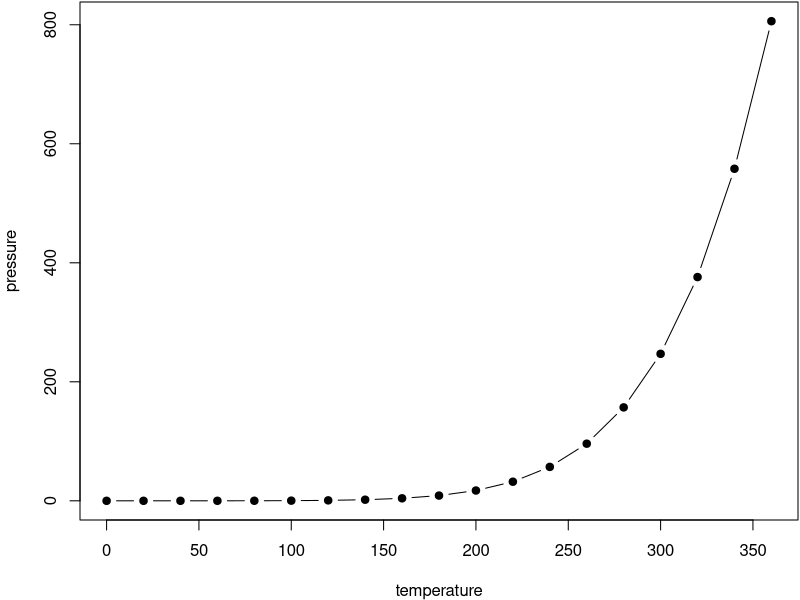
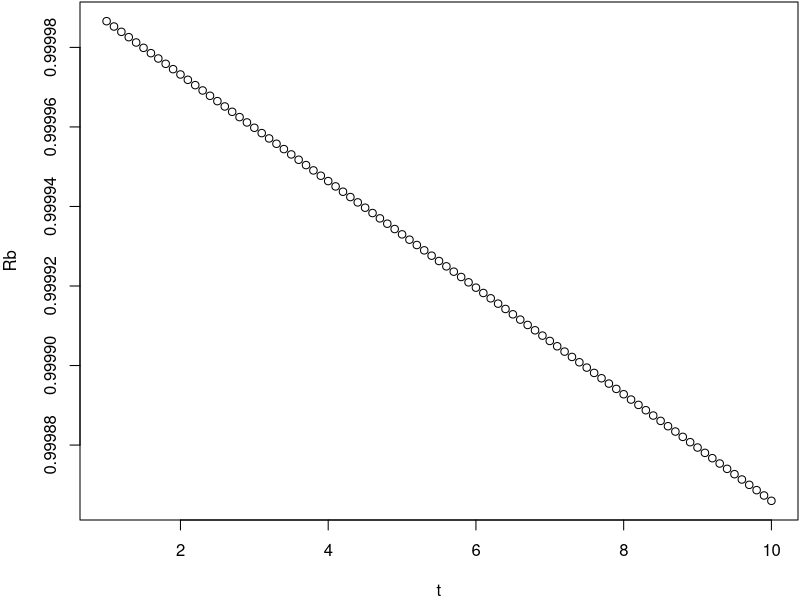
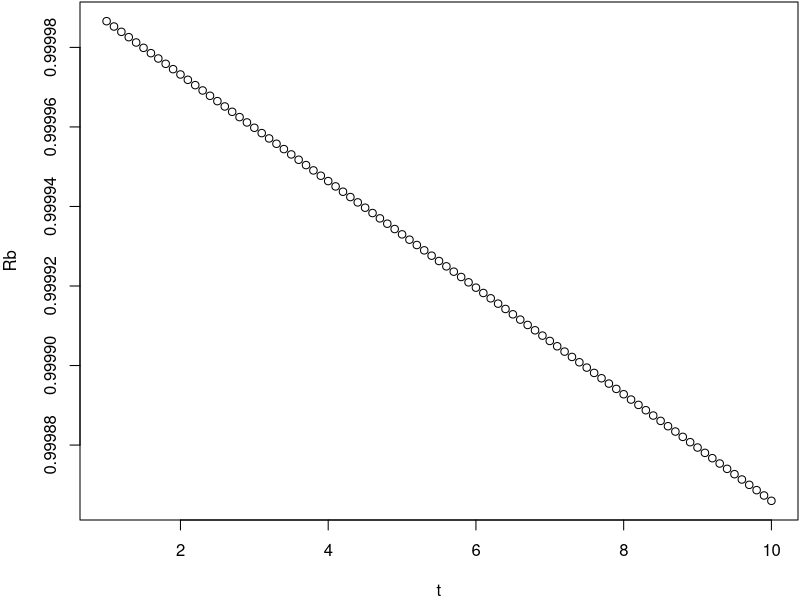

These charts were generated, in order, by the following R code:
## ---- chunk 1
par(mar = c(4, 4, .1, .1))
plot(pressure, type = 'b', pch = 19)
## ---- chunk 2
knitr::kable(
  head(iris, 20), caption = 'Here is a nice table!',
  booktabs = TRUE
)
## ---- chunk 3
exps<-function(t,l,k,c){
 exps <- exp(-l*(k**(1-c))*t)
}
## ---- chunk 4
t<-seq(1,10,0.1)
l<-1e-5
c<-0.95
k<-350
Rb <- exps(t,l,k,c)
plot(t,Rb)
## ---- chunk 5
exps<-function(t,l,k,c){
 exps <- exp(-l*(k**(1-c))*t)
}
## ---- chunk 6
t<-seq(1,10,0.1)
l<-1e-5
c<-0.95
k<-350
Rb <- exps(t,l,k,c)
plot(t,Rb)
